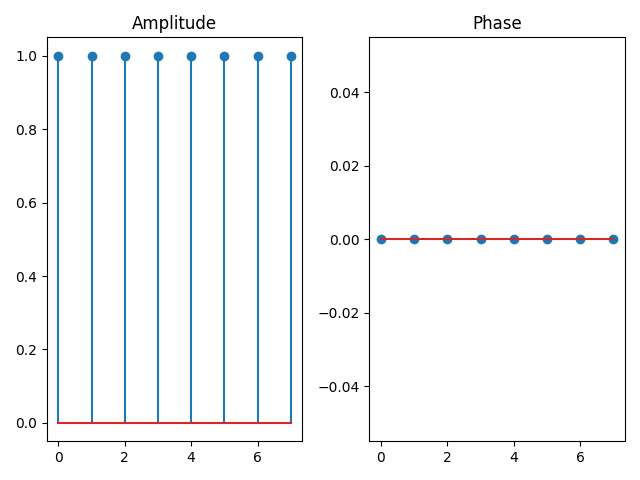

The script that saved this image:
import matplotlib.pyplot as plt

def show_spectrum(filename, amp, phs): 
  fig, axs = plt.subplots(1, 2)

  axs[0].stem(amp)
  axs[0].set_title('Amplitude')
  axs[1].stem(phs)
  axs[1].set_title('Phase')

  fig.tight_layout()

  plt.savefig(filename)

if __name__ == "__main__":
  import numpy as np
  from q01 import dft

  delta = [1, 0, 0, 0, 0, 0, 0, 0]
  d = dft(delta)

  amp = np.abs(d)
  phs = np.angle(d)

  show_spectrum('./skotsugi/chapter02/q04.png', amp, phs)
  